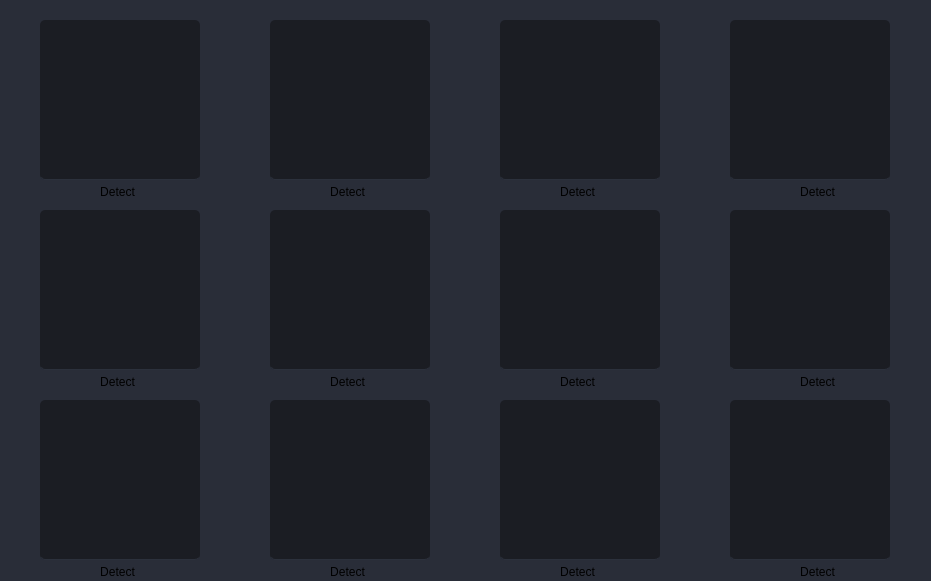
                   <widget class="QFrame" name="frame">
                    <property name="geometry">
                     <rect>
                      <x>10</x>
                      <y>20</y>
                      <width>931</width>
                      <height>581</height>
                     </rect>
                    </property>
                    <property name="styleSheet">
                     <string notr="true">background-color: rgb(41, 45, 56);
border-radius: 5px;</string>
                    </property>
                    <property name="frameShape">
                     <enum>QFrame::StyledPanel</enum>
                    </property>
                    <property name="frameShadow">
                     <enum>QFrame::Raised</enum>
                    </property>
                    <widget class="QLabel" name="label_6">
                     <property name="geometry">
                      <rect>
                       <x>40</x>
                       <y>20</y>
                       <width>160</width>
                       <height>160</height>
                      </rect>
                     </property>
                     <property name="sizePolicy">
                      <sizepolicy hsizetype="Fixed" vsizetype="Fixed">
                       <horstretch>0</horstretch>
                       <verstretch>0</verstretch>
                      </sizepolicy>
                     </property>
                     <property name="styleSheet">
                      <string notr="true">QLabel{	
	background-color: rgb(27, 29, 35);
	padding: 10px;
	border-radius: 5px;
	gridline-color: rgb(44, 49, 60);
	border-bottom: 1px solid rgb(44, 49, 60);
}
</string>
                     </property>
                     <property name="text">
                      <string/>
                     </property>
                    </widget>
                    <widget class="QLabel" name="label_2">
                     <property name="geometry">
                      <rect>
                       <x>270</x>
                       <y>20</y>
                       <width>160</width>
                       <height>160</height>
                      </rect>
                     </property>
                     <property name="sizePolicy">
                      <sizepolicy hsizetype="Fixed" vsizetype="Fixed">
                       <horstretch>0</horstretch>
                       <verstretch>0</verstretch>
                      </sizepolicy>
                     </property>
                     <property name="styleSheet">
                      <string notr="true">QLabel{	
	background-color: rgb(27, 29, 35);
	padding: 10px;
	border-radius: 5px;
	gridline-color: rgb(44, 49, 60);
	border-bottom: 1px solid rgb(44, 49, 60);
}
</string>
                     </property>
                     <property name="text">
                      <string/>
                     </property>
                    </widget>
                    <widget class="QLabel" name="label_3">
                     <property name="geometry">
                      <rect>
                       <x>730</x>
                       <y>20</y>
                       <width>160</width>
                       <height>160</height>
                      </rect>
                     </property>
                     <property name="sizePolicy">
                      <sizepolicy hsizetype="Fixed" vsizetype="Fixed">
                       <horstretch>0</horstretch>
                       <verstretch>0</verstretch>
                      </sizepolicy>
                     </property>
                     <property name="styleSheet">
                      <string notr="true">QLabel{	
	background-color: rgb(27, 29, 35);
	padding: 10px;
	border-radius: 5px;
	gridline-color: rgb(44, 49, 60);
	border-bottom: 1px solid rgb(44, 49, 60);
}
</string>
                     </property>
                     <property name="text">
                      <string/>
                     </property>
                    </widget>
                    <widget class="QLabel" name="label_4">
                     <property name="geometry">
                      <rect>
                       <x>500</x>
                       <y>20</y>
                       <width>160</width>
                       <height>160</height>
                      </rect>
                     </property>
                     <property name="sizePolicy">
                      <sizepolicy hsizetype="Fixed" vsizetype="Fixed">
                       <horstretch>0</horstretch>
                       <verstretch>0</verstretch>
                      </sizepolicy>
                     </property>
                     <property name="styleSheet">
                      <string notr="true">QLabel{	
	background-color: rgb(27, 29, 35);
	padding: 10px;
	border-radius: 5px;
	gridline-color: rgb(44, 49, 60);
	border-bottom: 1px solid rgb(44, 49, 60);
}
</string>
                     </property>
                     <property name="text">
                      <string/>
                     </property>
                    </widget>
                    <widget class="QLabel" name="label_5">
                     <property name="geometry">
                      <rect>
                       <x>270</x>
                       <y>210</y>
                       <width>160</width>
                       <height>160</height>
                      </rect>
                     </property>
                     <property name="sizePolicy">
                      <sizepolicy hsizetype="Fixed" vsizetype="Fixed">
                       <horstretch>0</horstretch>
                       <verstretch>0</verstretch>
                      </sizepolicy>
                     </property>
                     <property name="styleSheet">
                      <string notr="true">QLabel{	
	background-color: rgb(27, 29, 35);
	padding: 10px;
	border-radius: 5px;
	gridline-color: rgb(44, 49, 60);
	border-bottom: 1px solid rgb(44, 49, 60);
}
</string>
                     </property>
                     <property name="text">
                      <string/>
                     </property>
                    </widget>
                    <widget class="QLabel" name="label_1">
                     <property name="geometry">
                      <rect>
                       <x>40</x>
                       <y>210</y>
                       <width>160</width>
                       <height>160</height>
                      </rect>
                     </property>
                     <property name="sizePolicy">
                      <sizepolicy hsizetype="Fixed" vsizetype="Fixed">
                       <horstretch>0</horstretch>
                       <verstretch>0</verstretch>
                      </sizepolicy>
                     </property>
                     <property name="styleSheet">
                      <string notr="true">QLabel{	
	background-color: rgb(27, 29, 35);
	padding: 10px;
	border-radius: 5px;
	gridline-color: rgb(44, 49, 60);
	border-bottom: 1px solid rgb(44, 49, 60);
}
</string>
                     </property>
                     <property name="text">
                      <string/>
                     </property>
                    </widget>
                    <widget class="QLabel" name="label_10">
                     <property name="geometry">
                      <rect>
                       <x>500</x>
                       <y>210</y>
                       <width>160</width>
                       <height>160</height>
                      </rect>
                     </property>
                     <property name="sizePolicy">
                      <sizepolicy hsizetype="Fixed" vsizetype="Fixed">
                       <horstretch>0</horstretch>
                       <verstretch>0</verstretch>
                      </sizepolicy>
                     </property>
                     <property name="styleSheet">
                      <string notr="true">QLabel{	
	background-color: rgb(27, 29, 35);
	padding: 10px;
	border-radius: 5px;
	gridline-color: rgb(44, 49, 60);
	border-bottom: 1px solid rgb(44, 49, 60);
}
</string>
                     </property>
                     <property name="text">
                      <string/>
                     </property>
                    </widget>
                    <widget class="QLabel" name="label_12">
                     <property name="geometry">
                      <rect>
                       <x>730</x>
                       <y>210</y>
                       <width>160</width>
                       <height>160</height>
                      </rect>
                     </property>
                     <property name="sizePolicy">
                      <sizepolicy hsizetype="Fixed" vsizetype="Fixed">
                       <horstretch>0</horstretch>
                       <verstretch>0</verstretch>
                      </sizepolicy>
                     </property>
                     <property name="styleSheet">
                      <string notr="true">QLabel{	
	background-color: rgb(27, 29, 35);
	padding: 10px;
	border-radius: 5px;
	gridline-color: rgb(44, 49, 60);
	border-bottom: 1px solid rgb(44, 49, 60);
}
</string>
                     </property>
                     <property name="text">
                      <string/>
                     </property>
                    </widget>
                    <widget class="QLabel" name="label_9">
                     <property name="geometry">
                      <rect>
                       <x>40</x>
                       <y>400</y>
                       <width>160</width>
                       <height>160</height>
                      </rect>
                     </property>
                     <property name="sizePolicy">
                      <sizepolicy hsizetype="Fixed" vsizetype="Fixed">
                       <horstretch>0</horstretch>
                       <verstretch>0</verstretch>
                      </sizepolicy>
                     </property>
                     <property name="styleSheet">
                      <string notr="true">QLabel{	
	background-color: rgb(27, 29, 35);
	padding: 10px;
	border-radius: 5px;
	gridline-color: rgb(44, 49, 60);
	border-bottom: 1px solid rgb(44, 49, 60);
}
</string>
                     </property>
                     <property name="text">
                      <string/>
                     </property>
                    </widget>
                    <widget class="QLabel" name="label_8">
                     <property name="geometry">
                      <rect>
                       <x>270</x>
                       <y>400</y>
                       <width>160</width>
                       <height>160</height>
                      </rect>
                     </property>
                     <property name="sizePolicy">
                      <sizepolicy hsizetype="Fixed" vsizetype="Fixed">
                       <horstretch>0</horstretch>
                       <verstretch>0</verstretch>
                      </sizepolicy>
                     </property>
                     <property name="styleSheet">
                      <string notr="true">QLabel{	
	background-color: rgb(27, 29, 35);
	padding: 10px;
	border-radius: 5px;
	gridline-color: rgb(44, 49, 60);
	border-bottom: 1px solid rgb(44, 49, 60);
}
</string>
                     </property>
                     <property name="text">
                      <string/>
                     </property>
                    </widget>
                    <widget class="QLabel" name="label_7">
                     <property name="geometry">
                      <rect>
                       <x>500</x>
                       <y>400</y>
                       <width>160</width>
                       <height>160</height>
                      </rect>
                     </property>
                     <property name="sizePolicy">
                      <sizepolicy hsizetype="Fixed" vsizetype="Fixed">
                       <horstretch>0</horstretch>
                       <verstretch>0</verstretch>
                      </sizepolicy>
                     </property>
                     <property name="styleSheet">
                      <string notr="true">QLabel{	
	background-color: rgb(27, 29, 35);
	padding: 10px;
	border-radius: 5px;
	gridline-color: rgb(44, 49, 60);
	border-bottom: 1px solid rgb(44, 49, 60);
}
</string>
                     </property>
                     <property name="text">
                      <string/>
                     </property>
                    </widget>
                    <widget class="QLabel" name="label_11">
                     <property name="geometry">
                      <rect>
                       <x>730</x>
                       <y>400</y>
                       <width>160</width>
                       <height>160</height>
                      </rect>
                     </property>
                     <property name="sizePolicy">
                      <sizepolicy hsizetype="Fixed" vsizetype="Fixed">
                       <horstretch>0</horstretch>
                       <verstretch>0</verstretch>
                      </sizepolicy>
                     </property>
                     <property name="styleSheet">
                      <string notr="true">QLabel{	
	background-color: rgb(27, 29, 35);
	padding: 10px;
	border-radius: 5px;
	gridline-color: rgb(44, 49, 60);
	border-bottom: 1px solid rgb(44, 49, 60);
}
</string>
                     </property>
                     <property name="text">
                      <string/>
                     </property>
                    </widget>
                    <widget class="QPushButton" name="pushButton_6">
                     <property name="geometry">
                      <rect>
                       <x>80</x>
                       <y>180</y>
                       <width>75</width>
                       <height>23</height>
                      </rect>
                     </property>
                     <property name="styleSheet">
                      <string notr="true">QPushButton {	
	border: none;
	background-color: transparent;
}
QPushButton:hover {
	background-color: rgb(44, 49, 60)
}
QPushButton:pressed {	
	background-color: rgb(85, 170, 255);
}</string>
                     </property>
                     <property name="text">
                      <string>Detect</string>
                     </property>
                    </widget>
                    <widget class="QPushButton" name="pushButton_2">
                     <property name="geometry">
                      <rect>
                       <x>310</x>
                       <y>180</y>
                       <width>75</width>
                       <height>23</height>
                      </rect>
                     </property>
                     <property name="styleSheet">
                      <string notr="true">QPushButton {	
	border: none;
	background-color: transparent;
}
QPushButton:hover {
	background-color: rgb(44, 49, 60)
}
QPushButton:pressed {	
	background-color: rgb(85, 170, 255);
}</string>
                     </property>
                     <property name="text">
                      <string>Detect</string>
                     </property>
                    </widget>
                    <widget class="QPushButton" name="pushButton_3">
                     <property name="geometry">
                      <rect>
                       <x>780</x>
                       <y>180</y>
                       <width>75</width>
                       <height>23</height>
                      </rect>
                     </property>
                     <property name="styleSheet">
                      <string notr="true">QPushButton {	
	border: none;
	background-color: transparent;
}
QPushButton:hover {
	background-color: rgb(44, 49, 60)
}
QPushButton:pressed {	
	background-color: rgb(85, 170, 255);
}</string>
                     </property>
                     <property name="text">
                      <string>Detect</string>
                     </property>
                    </widget>
                    <widget class="QPushButton" name="pushButton_4">
                     <property name="geometry">
                      <rect>
                       <x>540</x>
                       <y>180</y>
                       <width>75</width>
                       <height>23</height>
                      </rect>
                     </property>
                     <property name="styleSheet">
                      <string notr="true">QPushButton {	
	border: none;
	background-color: transparent;
}
QPushButton:hover {
	background-color: rgb(44, 49, 60)
}
QPushButton:pressed {	
	background-color: rgb(85, 170, 255);
}</string>
                     </property>
                     <property name="text">
                      <string>Detect</string>
                     </property>
                    </widget>
                    <widget class="QPushButton" name="pushButton_1">
                     <property name="geometry">
                      <rect>
                       <x>80</x>
                       <y>370</y>
                       <width>75</width>
                       <height>23</height>
                      </rect>
                     </property>
                     <property name="styleSheet">
                      <string notr="true">QPushButton {	
	border: none;
	background-color: transparent;
}
QPushButton:hover {
	background-color: rgb(44, 49, 60)
}
QPushButton:pressed {	
	background-color: rgb(85, 170, 255);
}</string>
                     </property>
                     <property name="text">
                      <string>Detect</string>
                     </property>
                    </widget>
                    <widget class="QPushButton" name="pushButton_5">
                     <property name="geometry">
                      <rect>
                       <x>310</x>
                       <y>370</y>
                       <width>75</width>
                       <height>23</height>
                      </rect>
                     </property>
                     <property name="styleSheet">
                      <string notr="true">QPushButton {	
	border: none;
	background-color: transparent;
}
QPushButton:hover {
	background-color: rgb(44, 49, 60)
}
QPushButton:pressed {	
	background-color: rgb(85, 170, 255);
}</string>
                     </property>
                     <property name="text">
                      <string>Detect</string>
                     </property>
                    </widget>
                    <widget class="QPushButton" name="pushButton_7">
                     <property name="geometry">
                      <rect>
                       <x>540</x>
                       <y>560</y>
                       <width>75</width>
                       <height>23</height>
                      </rect>
                     </property>
                     <property name="styleSheet">
                      <string notr="true">QPushButton {	
	border: none;
	background-color: transparent;
}
QPushButton:hover {
	background-color: rgb(44, 49, 60)
}
QPushButton:pressed {	
	background-color: rgb(85, 170, 255);
}</string>
                     </property>
                     <property name="text">
                      <string>Detect</string>
                     </property>
                    </widget>
                    <widget class="QPushButton" name="pushButton_8">
                     <property name="geometry">
                      <rect>
                       <x>310</x>
                       <y>560</y>
                       <width>75</width>
                       <height>23</height>
                      </rect>
                     </property>
                     <property name="styleSheet">
                      <string notr="true">QPushButton {	
	border: none;
	background-color: transparent;
}
QPushButton:hover {
	background-color: rgb(44, 49, 60)
}
QPushButton:pressed {	
	background-color: rgb(85, 170, 255);
}</string>
                     </property>
                     <property name="text">
                      <string>Detect</string>
                     </property>
                    </widget>
                    <widget class="QPushButton" name="pushButton_9">
                     <property name="geometry">
                      <rect>
                       <x>80</x>
                       <y>560</y>
                       <width>75</width>
                       <height>23</height>
                      </rect>
                     </property>
                     <property name="styleSheet">
                      <string notr="true">QPushButton {	
	border: none;
	background-color: transparent;
}
QPushButton:hover {
	background-color: rgb(44, 49, 60)
}
QPushButton:pressed {	
	background-color: rgb(85, 170, 255);
}</string>
                     </property>
                     <property name="text">
                      <string>Detect</string>
                     </property>
                    </widget>
                    <widget class="QPushButton" name="pushButton_10">
                     <property name="geometry">
                      <rect>
                       <x>540</x>
                       <y>370</y>
                       <width>75</width>
                       <height>23</height>
                      </rect>
                     </property>
                     <property name="styleSheet">
                      <string notr="true">QPushButton {	
	border: none;
	background-color: transparent;
}
QPushButton:hover {
	background-color: rgb(44, 49, 60)
}
QPushButton:pressed {	
	background-color: rgb(85, 170, 255);
}</string>
                     </property>
                     <property name="text">
                      <string>Detect</string>
                     </property>
                    </widget>
                    <widget class="QPushButton" name="pushButton_11">
                     <property name="geometry">
                      <rect>
                       <x>780</x>
                       <y>560</y>
                       <width>75</width>
                       <height>23</height>
                      </rect>
                     </property>
                     <property name="styleSheet">
                      <string notr="true">QPushButton {	
	border: none;
	background-color: transparent;
}
QPushButton:hover {
	background-color: rgb(44, 49, 60)
}
QPushButton:pressed {	
	background-color: rgb(85, 170, 255);
}</string>
                     </property>
                     <property name="text">
                      <string>Detect</string>
                     </property>
                    </widget>
                    <widget class="QPushButton" name="pushButton_12">
                     <property name="geometry">
                      <rect>
                       <x>780</x>
                       <y>370</y>
                       <width>75</width>
                       <height>23</height>
                      </rect>
                     </property>
                     <property name="styleSheet">
                      <string notr="true">QPushButton {	
	border: none;
	background-color: transparent;
}
QPushButton:hover {
	background-color: rgb(44, 49, 60)
}
QPushButton:pressed {	
	background-color: rgb(85, 170, 255);
}</string>
                     </property>
                     <property name="text">
                      <string>Detect</string>
                     </property>
                    </widget>
                   </widget>
